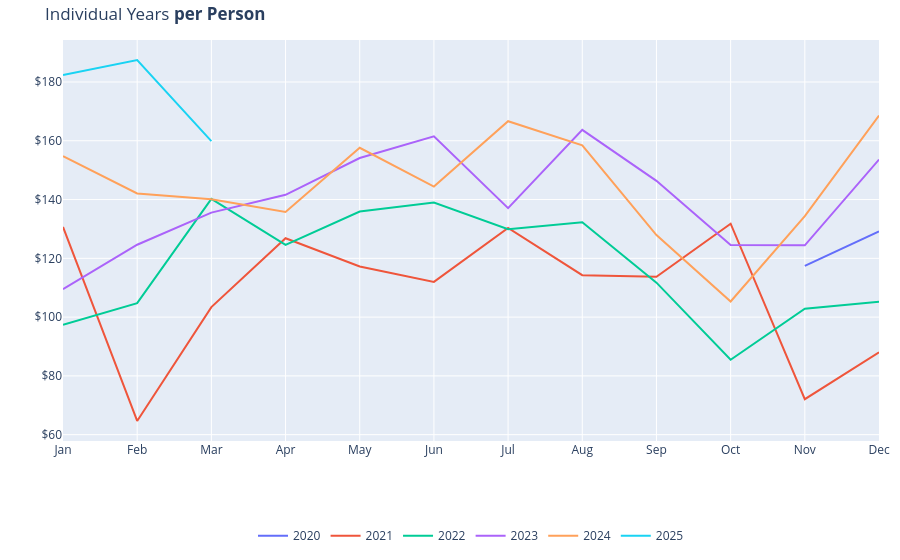

Notebook source saved alongside this figure:
### Markdown cell above
<hr>

### Code cell
import warnings

# uppress specific FutureWarning
warnings.filterwarnings("ignore", category=FutureWarning)

# group by Year and Month, then sum Amount
monthly_amount = df.groupby(["Year", "Month"])["Amount"].sum().reset_index()

# calculate amount per person
monthly_amount["Amount_per_person"] = monthly_amount["Amount"] / 3

# plot
fig = px.line(
    monthly_amount,
    x="Month",
    y="Amount_per_person",
    color="Year",
    title="Individual Years <b>per Person</b>",
    labels={
        "Month": "Month",
        "Amount_per_person": "Amount per Person ($)",
        "Year": "",
    },
)

# update x-axis to show month names
fig.update_layout(
    xaxis=dict(
        tickmode="array",
        tickvals=list(range(1, 13)),
        ticktext=[
            "Jan",
            "Feb",
            "Mar",
            "Apr",
            "May",
            "Jun",
            "Jul",
            "Aug",
            "Sep",
            "Oct",
            "Nov",
            "Dec",
        ],
    )
)

# format y-axis to show currency
fig.update_traces(hovertemplate="Month: %{x}<br>Amount per Person: $%{y:.2f}")


# format for mobile
fig.update_layout(
    xaxis=dict(title=""),
    yaxis=dict(
        title="",
        tickprefix="$",
    ),
    margin=dict(
        t=40,
        b=30,
        l=10,
        r=10,
    ),
    legend=dict(
        orientation="h",
        x=0.5,
        xanchor="center",
        y=-0.2,
    ),
)

fig.show()

### Figure 1 — Plotly figure (JSON) as saved in the notebook; plotly's stock layout.template omitted (floating-point values rounded to 4 significant figures)
{"data": [{"hovertemplate": "Month: %{x}<br>Amount per Person: $%{y:.2f}", "legendgroup": "2020", "line": {"color": "#636efa", "dash": "solid"}, "marker": {"symbol": "circle"}, "mode": "lines", "name": "2020", "orientation": "v", "showlegend": true, "type": "scatter", "x": [11, 12], "xaxis": "x", "y": [117.4, 129.2], "yaxis": "y"}, {"hovertemplate": "Month: %{x}<br>Amount per Person: $%{y:.2f}", "legendgroup": "2021", "line": {"color": "#EF553B", "dash": "solid"}, "marker": {"symbol": "circle"}, "mode": "lines", "name": "2021", "orientation": "v", "showlegend": true, "type": "scatter", "x": [1, 2, 3, 4, 5, 6, 7, 8, 9, 10, 11, 12], "xaxis": "x", "y": [130.7, 64.67, 103.4, 126.8, 117.2, 112.0, 130.3, 114.3, 113.7, 131.8, 72.07, 88.01], "yaxis": "y"}, {"hovertemplate": "Month: %{x}<br>Amount per Person: $%{y:.2f}", "legendgroup": "2022", "line": {"color": "#00cc96", "dash": "solid"}, "marker": {"symbol": "circle"}, "mode": "lines", "name": "2022", "orientation": "v", "showlegend": true, "type": "scatter", "x": [1, 2, 3, 4, 5, 6, 7, 8, 9, 10, 11, 12], "xaxis": "x", "y": [97.41, 104.8, 140.2, 124.6, 135.9, 139.0, 129.9, 132.3, 111.7, 85.49, 102.8, 105.2], "yaxis": "y"}, {"hovertemplate": "Month: %{x}<br>Amount per Person: $%{y:.2f}", "legendgroup": "2023", "line": {"color": "#ab63fa", "dash": "solid"}, "marker": {"symbol": "circle"}, "mode": "lines", "name": "2023", "orientation": "v", "showlegend": true, "type": "scatter", "x": [1, 2, 3, 4, 5, 6, 7, 8, 9, 10, 11, 12], "xaxis": "x", "y": [109.5, 124.6, 135.5, 141.6, 154.1, 161.5, 137.1, 163.7, 146.4, 124.5, 124.4, 153.6], "yaxis": "y"}, {"hovertemplate": "Month: %{x}<br>Amount per Person: $%{y:.2f}", "legendgroup": "2024", "line": {"color": "#FFA15A", "dash": "solid"}, "marker": {"symbol": "circle"}, "mode": "lines", "name": "2024", "orientation": "v", "showlegend": true, "type": "scatter", "x": [1, 2, 3, 4, 5, 6, 7, 8, 9, 10, 11, 12], "xaxis": "x", "y": [154.8, 142.1, 140.1, 135.8, 157.6, 144.4, 166.6, 158.5, 127.9, 105.3, 134.4, 168.6], "yaxis": "y"}, {"hovertemplate": "Month: %{x}<br>Amount per Person: $%{y:.2f}", "legendgroup": "2025", "line": {"color": "#19d3f3", "dash": "solid"}, "marker": {"symbol": "circle"}, "mode": "lines", "name": "2025", "orientation": "v", "showlegend": true, "type": "scatter", "x": [1, 2, 3], "xaxis": "x", "y": [182.4, 187.5, 159.9], "yaxis": "y"}], "layout": {"legend": {"orientation": "h", "title": {"text": ""}, "tracegroupgap": 0, "x": 0.5, "xanchor": "center", "y": -0.2}, "margin": {"b": 30, "l": 10, "r": 10, "t": 40}, "title": {"text": "Individual Years <b>per Person</b>"}, "xaxis": {"anchor": "y", "domain": [0, 1], "tickmode": "array", "ticktext": ["Jan", "Feb", "Mar", "Apr", "May", "Jun", "Jul", "Aug", "Sep", "Oct", "Nov", "Dec"], "tickvals": [1, 2, 3, 4, 5, 6, 7, 8, 9, 10, 11, 12], "title": {"text": ""}}, "yaxis": {"anchor": "x", "domain": [0, 1], "tickprefix": "$", "title": {"text": ""}}}}
